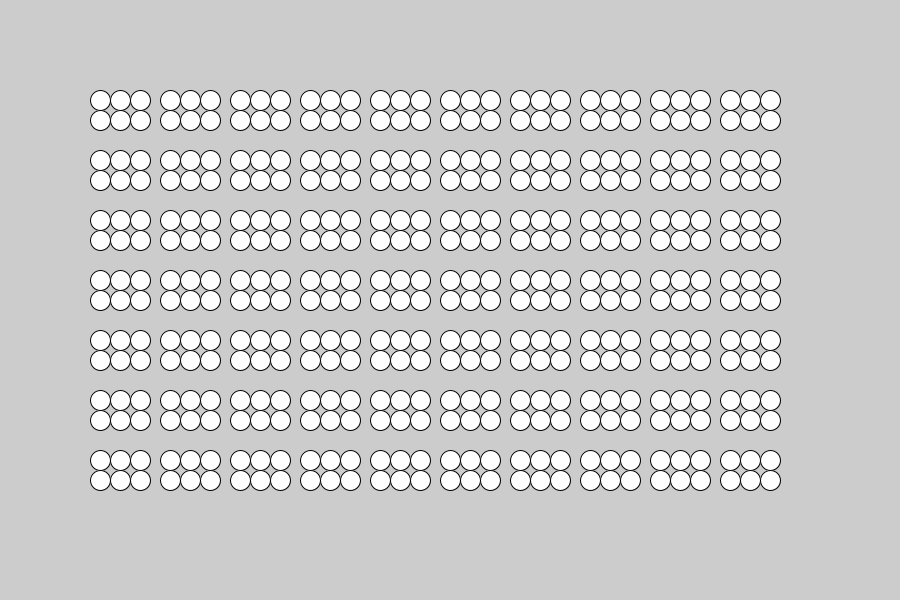
Frame 1 (no input)
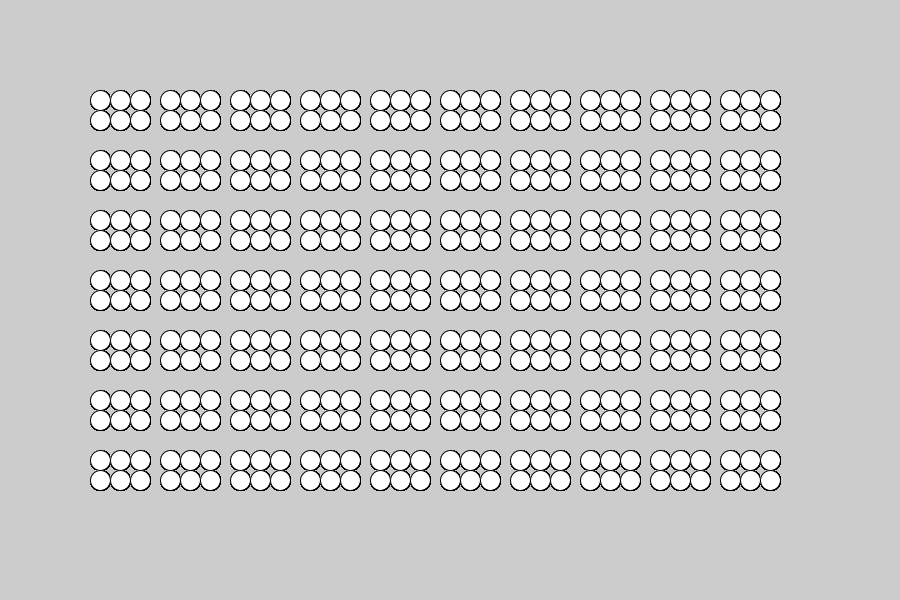
Frame 60 (the mouse pressed at the canvas centre just before this capture)
Frame 120 (the mouse held since frame 60 and released just before this capture): identical to frame 60, image omitted

The Processing sketch that drew these frames (run headless with seeded random() and noise(); from frame 60 on, the mouse is pressed at the canvas centre):

// Processing sketch: mouse_ears
// ── mouse_ears.pde
void setup()
{
  size(900, 600);
}
void draw()
{
  int x = 0;
  int y = 0;
  while (x < 700)  
  {
    mouse(x, 0);
    mouse(x, 60);
    mouse(x, 120);
    mouse(x, 180);
    mouse(x, 240);
    mouse(x, 300);
    mouse(x, 360);
    x = x + 70;
  }
}

void mouse(int x, int y)

{
  ellipse(x + 100, y + 100, 20, 20);
  ellipse(x + 120, y + 100, 20, 20);
  ellipse(x + 140, y + 100, 20, 20);
  ellipse(x + 100, y + 120, 20, 20);
  ellipse(x + 120, y + 120, 20, 20);
  ellipse(x + 140, y + 120, 20, 20);
}
